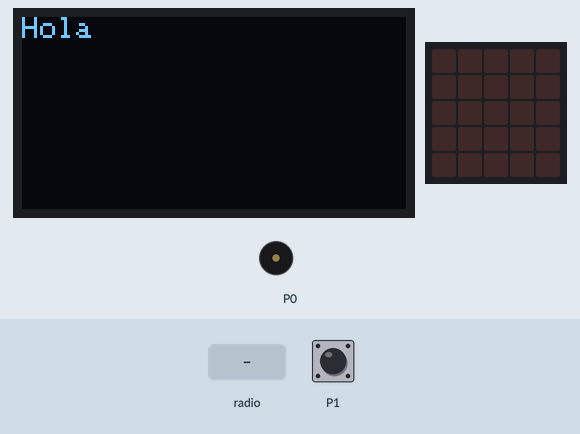
The program below on a simulated BBC micro:bit (MakeCode). On the bench: 128×64 one-colour display, the board's 5×5 LED display, buzzer (waves = sounding). The inputs (shaded band) are chosen by the test bench; at power-on: P1 LOW. No radio messages arrive unless stated (any console line starting 'radio sent:' is added by the test bench); what the program prints to the serial console is not drawn.

Above: at 1.2 s.
1.3 s: radio message "2" arrives
2.8 s: P1 pulled HIGH for 0.15 s
At 3.02 s:
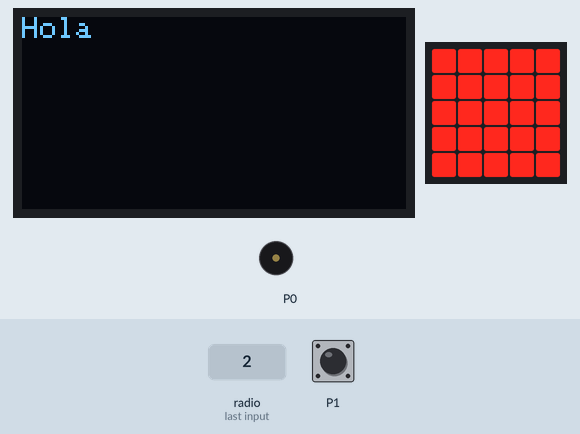
At 4.0 s:
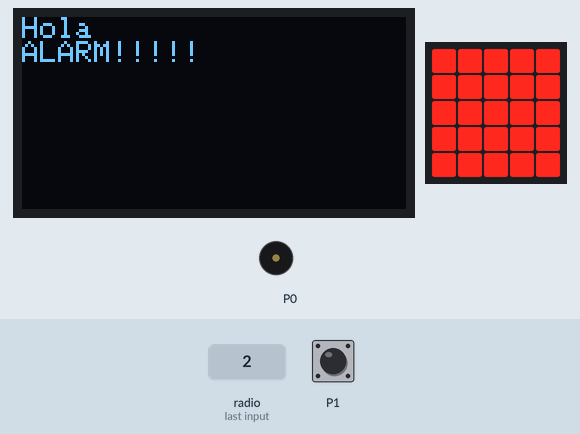
5.2 s: P1 pulled HIGH for 1 s
At 6.0 s:
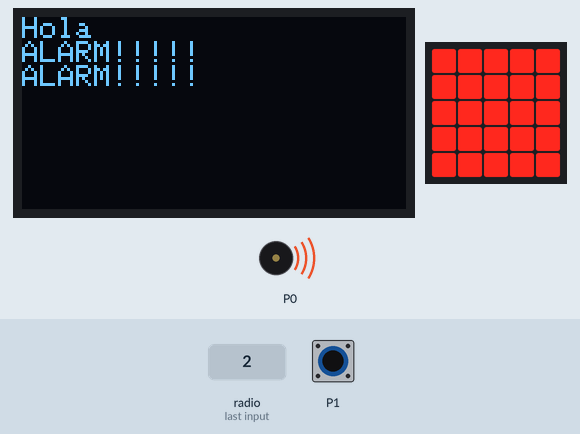
Timing chart, 0 to 8.6 s (numbered marks = the images above; inputs shaded):
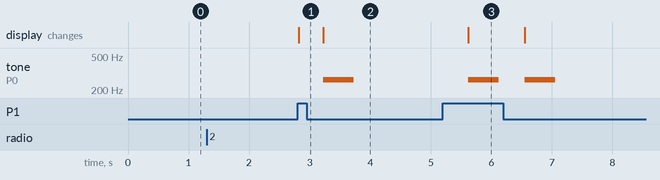

Measured:
- after the input at 1.3 s, every drawn part: stays the same
- after the input at 2.8 s, tone on P0: silent → 262 Hz after 0.43 s, → silent 0.50 s later; the display: changes at once (image 1)
- after the input at 5.2 s, tone on P0: alternates 262 Hz for 0.50 s and silent for 0.43 s, 4 changes in all, then stays silent, starting after 0.42 s; the display: changes after 0.42 s (image 3)

The program:

main.ts
```typescript
radio.onReceivedNumber(function (receivedNumber) {
    if (receivedNumber == 21) {
        a += 1
    }
    if (receivedNumber == 22) {
        b += 1
    }
    if (receivedNumber == 2) {
        if (bryter == 0) {
            bryter = 1
            radio.sendNumber(4)
        } else {
            bryter = 0
            radio.sendNumber(5)
        }
    }
})
let IR = 0
let b = 0
let a = 0
let bryter = 0
bryter = 0
radio.setGroup(73)
OLED.init(128, 64)
OLED.writeStringNewLine("Hola")
basic.forever(function () {
    if (a == 3 && b == 2) {
        OLED.clear()
        music.stopAllSounds()
        radio.sendNumber(8)
        a = 0
        b = 0
    }
    if (a > 3) {
        radio.sendNumber(9)
        a = 0
        b = 0
    }
    if (b > 2) {
        radio.sendNumber(9)
        a = 0
        b = 0
    }
    IR = pins.digitalReadPin(DigitalPin.P1)
    if (IR == 1 && bryter == 1) {
        basic.showLeds(`
            # # # # #
            # # # # #
            # # # # #
            # # # # #
            # # # # #
            `)
        radio.sendNumber(1)
        OLED.writeStringNewLine("ALARM!!!!!")
        music.playTone(262, music.beat(BeatFraction.Whole))
    }
})
```

test.ts
```typescript
// testene settes inn her; disse vil ikke kompilert så lenge denne pakken blir brukt som en utvidelse.
```
